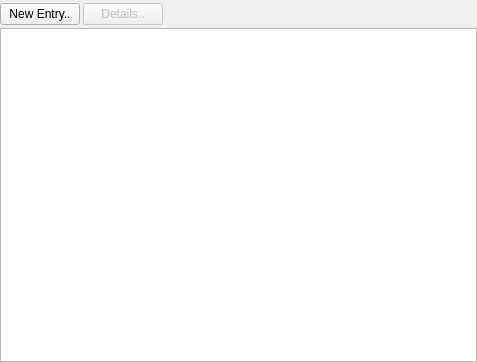
<?xml version="1.0" encoding="UTF-8"?>
<ui version="4.0">
 <class>log_form</class>
 <widget class="QWidget" name="log_form">
  <property name="geometry">
   <rect>
    <x>0</x>
    <y>0</y>
    <width>477</width>
    <height>362</height>
   </rect>
  </property>
  <property name="windowTitle">
   <string>Log</string>
  </property>
  <property name="locale">
   <locale language="English" country="UnitedStates"/>
  </property>
  <layout class="QGridLayout" name="gridLayout">
   <property name="leftMargin">
    <number>0</number>
   </property>
   <property name="topMargin">
    <number>3</number>
   </property>
   <property name="rightMargin">
    <number>0</number>
   </property>
   <property name="bottomMargin">
    <number>0</number>
   </property>
   <property name="spacing">
    <number>3</number>
   </property>
   <item row="0" column="0">
    <widget class="QPushButton" name="push_new_entry">
     <property name="text">
      <string>New Entry..</string>
     </property>
    </widget>
   </item>
   <item row="0" column="1">
    <widget class="QPushButton" name="push_details">
     <property name="enabled">
      <bool>false</bool>
     </property>
     <property name="text">
      <string>Details..</string>
     </property>
    </widget>
   </item>
   <item row="0" column="2">
    <spacer name="horizontalSpacer">
     <property name="orientation">
      <enum>Qt::Horizontal</enum>
     </property>
     <property name="sizeHint" stdset="0">
      <size>
       <width>288</width>
       <height>20</height>
      </size>
     </property>
    </spacer>
   </item>
   <item row="1" column="0" colspan="3">
    <widget class="QTableView" name="table_history">
     <property name="editTriggers">
      <set>QAbstractItemView::NoEditTriggers</set>
     </property>
     <property name="sortingEnabled">
      <bool>true</bool>
     </property>
    </widget>
   </item>
  </layout>
 </widget>
 <resources/>
 <connections/>
</ui>
